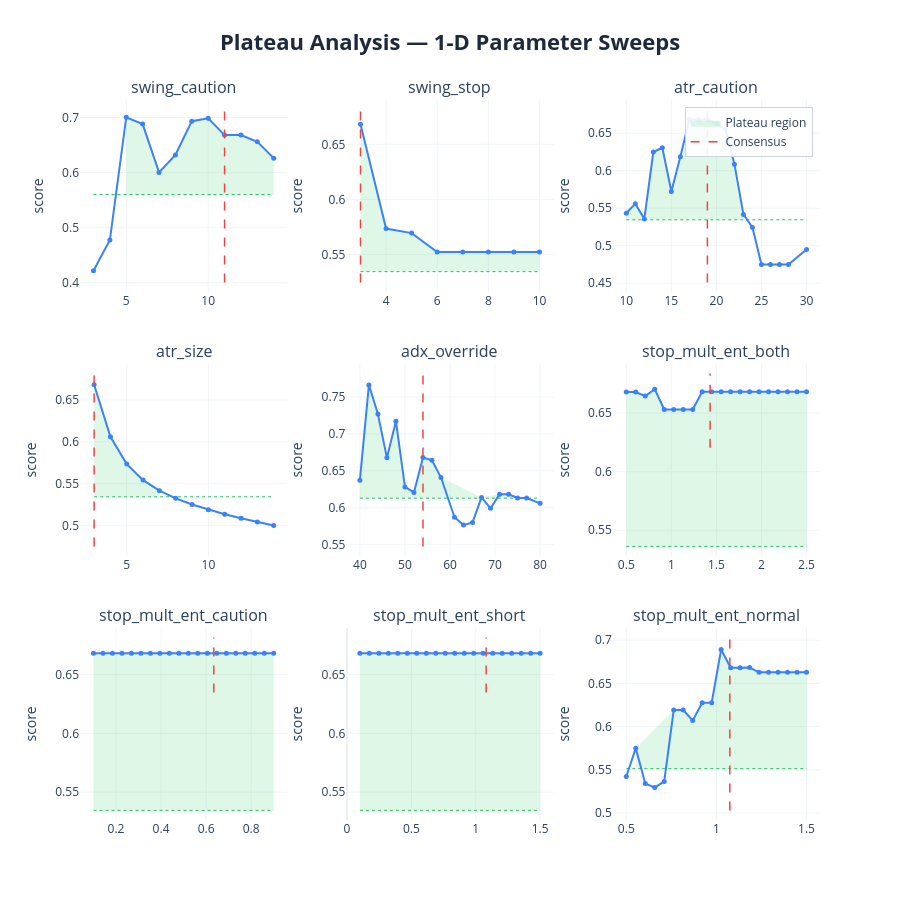

Notebook source saved alongside this figure:
### Markdown cell above
### 1-D sweep charts:
| Element | Meaning | Good | Bad |
|---------|---------|------|-----|
| **Blue curve** | Composite score at each value of the parameter, with all others held at consensus | Flat-topped curve — performance is insensitive to the exact value | Narrow spike — optimizer latched onto one specific value, everything nearby is worse |
| **Red dashed line** | Where the consensus value sits | On the flat top of the curve | On a steep slope or at the edge of a cliff |
| **Green dashed line** | Cutoff at 80% of peak score — the boundary between plateau and non-plateau | Blue curve stays above this line across most of the range | Blue curve dips below it quickly either side of the peak |
| **Green shading** | Plateau region — all values where the score stays within 20% of the peak | Wide green band spanning most of the range (robust) | Thin sliver or no shading at all (fragile/overfit) |

 If concensus on steep slope: parameter **REGIME SENSITIVE** - do not fix, backtests are disagreeing, want to fix parameters on flat top.

### Code cell
# ── visual sweep curves ───────────────────────────────────────────────────
plot_plateau_analysis(
    sweep_results    = sweep_results,
    consensus_params = results['consensus_params'],
    param_defs       = PARAM_DEFS,
    fixed_params     = FIXED_PARAMS,
    threshold        = 0.20,
    show             = False,
    save_html        = None,
)

### Figure 1 — Plotly figure (JSON) as saved in the notebook; plotly's stock layout.template omitted (floating-point values rounded to 4 significant figures)
{"data": [{"fill": "toself", "fillcolor": "rgba(34, 197, 94, 0.15)", "hoverinfo": "skip", "line": {"color": "rgba(0,0,0,0)"}, "name": "Plateau region", "showlegend": true, "type": "scatter", "x": [5, 6, 7, 8, 9, 10, 11, 12, 13, 14, 14, 13, 12, 11, 10, 9, 8, 7, 6, 5], "xaxis": "x", "y": [0.7004, 0.6881, 0.6004, 0.6319, 0.6934, 0.6986, 0.6681, 0.6681, 0.6558, 0.6262, 0.5603, 0.5603, 0.5603, 0.5603, 0.5603, 0.5603, 0.5603, 0.5603, 0.5603, 0.5603], "yaxis": "y"}, {"hoverinfo": "skip", "line": {"color": "#22c55e", "dash": "dot", "width": 1}, "mode": "lines", "showlegend": false, "type": "scatter", "x": [3, 14], "xaxis": "x", "y": [0.5603, 0.5603], "yaxis": "y"}, {"hovertemplate": "<b>swing_caution</b><br>Value: %{x:.4g}<br>Score: %{y:.4f}<br><extra></extra>", "line": {"color": "#3b82f6", "width": 2}, "marker": {"size": 5}, "mode": "lines+markers", "name": "swing_caution", "showlegend": false, "type": "scatter", "x": [3, 4, 5, 6, 7, 8, 9, 10, 11, 12, 13, 14], "xaxis": "x", "y": [0.4218, 0.4777, 0.7004, 0.6881, 0.6004, 0.6319, 0.6934, 0.6986, 0.6681, 0.6681, 0.6558, 0.6262], "yaxis": "y"}, {"hoverinfo": "skip", "line": {"color": "#ef4444", "dash": "dash", "width": 1.5}, "mode": "lines", "name": "Consensus", "showlegend": true, "type": "scatter", "x": [11, 11], "xaxis": "x", "y": [0.4007, 0.7144], "yaxis": "y"}, {"fill": "toself", "fillcolor": "rgba(34, 197, 94, 0.15)", "hoverinfo": "skip", "line": {"color": "rgba(0,0,0,0)"}, "name": "Plateau region", "showlegend": false, "type": "scatter", "x": [3, 4, 5, 6, 7, 8, 9, 10, 10, 9, 8, 7, 6, 5, 4, 3], "xaxis": "x2", "y": [0.6681, 0.5736, 0.5695, 0.5523, 0.5523, 0.5523, 0.5523, 0.5523, 0.5345, 0.5345, 0.5345, 0.5345, 0.5345, 0.5345, 0.5345, 0.5345], "yaxis": "y2"}, {"hoverinfo": "skip", "line": {"color": "#22c55e", "dash": "dot", "width": 1}, "mode": "lines", "showlegend": false, "type": "scatter", "x": [3, 10], "xaxis": "x2", "y": [0.5345, 0.5345], "yaxis": "y2"}, {"hovertemplate": "<b>swing_stop</b><br>Value: %{x:.4g}<br>Score: %{y:.4f}<br><extra></extra>", "line": {"color": "#3b82f6", "width": 2}, "marker": {"size": 5}, "mode": "lines+markers", "name": "swing_stop", "showlegend": false, "type": "scatter", "x": [3, 4, 5, 6, 7, 8, 9, 10], "xaxis": "x2", "y": [0.6681, 0.5736, 0.5695, 0.5523, 0.5523, 0.5523, 0.5523, 0.5523], "yaxis": "y2"}, {"hoverinfo": "skip", "line": {"color": "#ef4444", "dash": "dash", "width": 1.5}, "mode": "lines", "name": "Consensus", "showlegend": false, "type": "scatter", "x": [3, 3], "xaxis": "x2", "y": [0.5247, 0.6815], "yaxis": "y2"}, {"fill": "toself", "fillcolor": "rgba(34, 197, 94, 0.15)", "hoverinfo": "skip", "line": {"color": "rgba(0,0,0,0)"}, "name": "Plateau region", "showlegend": false, "type": "scatter", "x": [10, 11, 12, 13, 14, 15, 16, 17, 18, 19, 20, 21, 22, 23, 23, 22, 21, 20, 19, 18, 17, 16, 15, 14, 13, 12, 11, 10], "xaxis": "x3", "y": [0.5433, 0.5561, 0.5356, 0.6249, 0.6306, 0.5723, 0.6186, 0.6681, 0.6681, 0.6681, 0.6627, 0.6555, 0.6087, 0.5417, 0.5345, 0.5345, 0.5345, 0.5345, 0.5345, 0.5345, 0.5345, 0.5345, 0.5345, 0.5345, 0.5345, 0.5345, 0.5345, 0.5345], "yaxis": "y3"}, {"hoverinfo": "skip", "line": {"color": "#22c55e", "dash": "dot", "width": 1}, "mode": "lines", "showlegend": false, "type": "scatter", "x": [10, 30], "xaxis": "x3", "y": [0.5345, 0.5345], "yaxis": "y3"}, {"hovertemplate": "<b>atr_caution</b><br>Value: %{x:.4g}<br>Score: %{y:.4f}<br><extra></extra>", "line": {"color": "#3b82f6", "width": 2}, "marker": {"size": 5}, "mode": "lines+markers", "name": "atr_caution", "showlegend": false, "type": "scatter", "x": [10, 11, 12, 13, 14, 15, 16, 17, 18, 19, 20, 21, 22, 23, 24, 25, 26, 27, 28, 30], "xaxis": "x3", "y": [0.5433, 0.5561, 0.5356, 0.6249, 0.6306, 0.5723, 0.6186, 0.6681, 0.6681, 0.6681, 0.6627, 0.6555, 0.6087, 0.5417, 0.5242, 0.4748, 0.4748, 0.4748, 0.4748, 0.4948], "yaxis": "y3"}, {"hoverinfo": "skip", "line": {"color": "#ef4444", "dash": "dash", "width": 1.5}, "mode": "lines", "name": "Consensus", "showlegend": false, "type": "scatter", "x": [19, 19], "xaxis": "x3", "y": [0.451, 0.6815], "yaxis": "y3"}, {"fill": "toself", "fillcolor": "rgba(34, 197, 94, 0.15)", "hoverinfo": "skip", "line": {"color": "rgba(0,0,0,0)"}, "name": "Plateau region", "showlegend": false, "type": "scatter", "x": [3, 4, 5, 6, 7, 7, 6, 5, 4, 3], "xaxis": "x4", "y": [0.6681, 0.6061, 0.5735, 0.5544, 0.5418, 0.5345, 0.5345, 0.5345, 0.5345, 0.5345], "yaxis": "y4"}, {"hoverinfo": "skip", "line": {"color": "#22c55e", "dash": "dot", "width": 1}, "mode": "lines", "showlegend": false, "type": "scatter", "x": [3, 14], "xaxis": "x4", "y": [0.5345, 0.5345], "yaxis": "y4"}, {"hovertemplate": "<b>atr_size</b><br>Value: %{x:.4g}<br>Score: %{y:.4f}<br><extra></extra>", "line": {"color": "#3b82f6", "width": 2}, "marker": {"size": 5}, "mode": "lines+markers", "name": "atr_size", "showlegend": false, "type": "scatter", "x": [3, 4, 5, 6, 7, 8, 9, 10, 11, 12, 13, 14], "xaxis": "x4", "y": [0.6681, 0.6061, 0.5735, 0.5544, 0.5418, 0.5326, 0.5253, 0.5192, 0.5138, 0.5089, 0.5044, 0.5003], "yaxis": "y4"}, {"hoverinfo": "skip", "line": {"color": "#ef4444", "dash": "dash", "width": 1.5}, "mode": "lines", "name": "Consensus", "showlegend": false, "type": "scatter", "x": [3, 3], "xaxis": "x4", "y": [0.4753, 0.6815], "yaxis": "y4"}, {"fill": "toself", "fillcolor": "rgba(34, 197, 94, 0.15)", "hoverinfo": "skip", "line": {"color": "rgba(0,0,0,0)"}, "name": "Plateau region", "showlegend": false, "type": "scatter", "x": [40, 42, 44, 46, 48, 50, 52, 54, 56, 58, 67, 71, 73, 75, 77, 77, 75, 73, 71, 67, 58, 56, 54, 52, 50, 48, 46, 44, 42, 40], "xaxis": "x5", "y": [0.6374, 0.7664, 0.7269, 0.6676, 0.7173, 0.6282, 0.6209, 0.6681, 0.6643, 0.641, 0.614, 0.6184, 0.6184, 0.6133, 0.6133, 0.6131, 0.6131, 0.6131, 0.6131, 0.6131, 0.6131, 0.6131, 0.6131, 0.6131, 0.6131, 0.6131, 0.6131, 0.6131, 0.6131, 0.6131], "yaxis": "y5"}, {"hoverinfo": "skip", "line": {"color": "#22c55e", "dash": "dot", "width": 1}, "mode": "lines", "showlegend": false, "type": "scatter", "x": [40, 80], "xaxis": "x5", "y": [0.6131, 0.6131], "yaxis": "y5"}, {"hovertemplate": "<b>adx_override</b><br>Value: %{x:.4g}<br>Score: %{y:.4f}<br><extra></extra>", "line": {"color": "#3b82f6", "width": 2}, "marker": {"size": 5}, "mode": "lines+markers", "name": "adx_override", "showlegend": false, "type": "scatter", "x": [40, 42, 44, 46, 48, 50, 52, 54, 56, 58, 61, 63, 65, 67, 69, 71, 73, 75, 77, 80], "xaxis": "x5", "y": [0.6374, 0.7664, 0.7269, 0.6676, 0.7173, 0.6282, 0.6209, 0.6681, 0.6643, 0.641, 0.5873, 0.5766, 0.5802, 0.614, 0.5993, 0.6184, 0.6184, 0.6133, 0.6133, 0.606], "yaxis": "y5"}, {"hoverinfo": "skip", "line": {"color": "#ef4444", "dash": "dash", "width": 1.5}, "mode": "lines", "name": "Consensus", "showlegend": false, "type": "scatter", "x": [54, 54], "xaxis": "x5", "y": [0.5477, 0.7817], "yaxis": "y5"}, {"fill": "toself", "fillcolor": "rgba(34, 197, 94, 0.15)", "hoverinfo": "skip", "line": {"color": "rgba(0,0,0,0)"}, "name": "Plateau region", "showlegend": false, "type": "scatter", "x": [0.5, 0.6053, 0.7105, 0.8158, 0.9211, 1.026, 1.132, 1.237, 1.342, 1.447, 1.553, 1.658, 1.763, 1.868, 1.974, 2.079, 2.184, 2.289, 2.395, 2.5, 2.5, 2.395, 2.289, 2.184, 2.079, 1.974, 1.868, 1.763, 1.658, 1.553, 1.447, 1.342, 1.237, 1.132, 1.026, 0.9211, 0.8158, 0.7105, 0.6053, 0.5], "xaxis": "x6", "y": [0.6679, 0.6679, 0.6645, 0.6703, 0.6531, 0.6531, 0.6531, 0.6531, 0.6681, 0.6681, 0.6681, 0.6681, 0.6681, 0.6681, 0.6681, 0.6681, 0.6681, 0.6681, 0.6681, 0.6681, 0.5362, 0.5362, 0.5362, 0.5362, 0.5362, 0.5362, 0.5362, 0.5362, 0.5362, 0.5362, 0.5362, 0.5362, 0.5362, 0.5362, 0.5362, 0.5362, 0.5362, 0.5362, 0.5362, 0.5362], "yaxis": "y6"}, {"hoverinfo": "skip", "line": {"color": "#22c55e", "dash": "dot", "width": 1}, "mode": "lines", "showlegend": false, "type": "scatter", "x": [0.5, 2.5], "xaxis": "x6", "y": [0.5362, 0.5362], "yaxis": "y6"}, {"hovertemplate": "<b>stop_mult_ent_both</b><br>Value: %{x:.4g}<br>Score: %{y:.4f}<br><extra></extra>", "line": {"color": "#3b82f6", "width": 2}, "marker": {"size": 5}, "mode": "lines+markers", "name": "stop_mult_ent_both", "showlegend": false, "type": "scatter", "x": [0.5, 0.6053, 0.7105, 0.8158, 0.9211, 1.026, 1.132, 1.237, 1.342, 1.447, 1.553, 1.658, 1.763, 1.868, 1.974, 2.079, 2.184, 2.289, 2.395, 2.5], "xaxis": "x6", "y": [0.6679, 0.6679, 0.6645, 0.6703, 0.6531, 0.6531, 0.6531, 0.6531, 0.6681, 0.6681, 0.6681, 0.6681, 0.6681, 0.6681, 0.6681, 0.6681, 0.6681, 0.6681, 0.6681, 0.6681], "yaxis": "y6"}, {"hoverinfo": "skip", "line": {"color": "#ef4444", "dash": "dash", "width": 1.5}, "mode": "lines", "name": "Consensus", "showlegend": false, "type": "scatter", "x": [1.43, 1.43], "xaxis": "x6", "y": [0.6204, 0.6837], "yaxis": "y6"}, {"fill": "toself", "fillcolor": "rgba(34, 197, 94, 0.15)", "hoverinfo": "skip", "line": {"color": "rgba(0,0,0,0)"}, "name": "Plateau region", "showlegend": false, "type": "scatter", "x": [0.1, 0.1421, 0.1842, 0.2263, 0.2684, 0.3105, 0.3526, 0.3947, 0.4368, 0.4789, 0.5211, 0.5632, 0.6053, 0.6474, 0.6895, 0.7316, 0.7737, 0.8158, 0.8579, 0.9, 0.9, 0.8579, 0.8158, 0.7737, 0.7316, 0.6895, 0.6474, 0.6053, 0.5632, 0.5211, 0.4789, 0.4368, 0.3947, 0.3526, 0.3105, 0.2684, 0.2263, 0.1842, 0.1421, 0.1], "xaxis": "x7", "y": [0.6681, 0.6681, 0.6681, 0.6681, 0.6681, 0.6681, 0.6681, 0.6681, 0.6681, 0.6681, 0.6681, 0.6681, 0.6681, 0.6681, 0.6681, 0.6681, 0.6681, 0.6681, 0.6681, 0.6681, 0.5345, 0.5345, 0.5345, 0.5345, 0.5345, 0.5345, 0.5345, 0.5345, 0.5345, 0.5345, 0.5345, 0.5345, 0.5345, 0.5345, 0.5345, 0.5345, 0.5345, 0.5345, 0.5345, 0.5345], "yaxis": "y7"}, {"hoverinfo": "skip", "line": {"color": "#22c55e", "dash": "dot", "width": 1}, "mode": "lines", "showlegend": false, "type": "scatter", "x": [0.1, 0.9], "xaxis": "x7", "y": [0.5345, 0.5345], "yaxis": "y7"}, {"hovertemplate": "<b>stop_mult_ent_caution</b><br>Value: %{x:.4g}<br>Score: %{y:.4f}<br><extra></extra>", "line": {"color": "#3b82f6", "width": 2}, "marker": {"size": 5}, "mode": "lines+markers", "name": "stop_mult_ent_caution", "showlegend": false, "type": "scatter", "x": [0.1, 0.1421, 0.1842, 0.2263, 0.2684, 0.3105, 0.3526, 0.3947, 0.4368, 0.4789, 0.5211, 0.5632, 0.6053, 0.6474, 0.6895, 0.7316, 0.7737, 0.8158, 0.8579, 0.9], "xaxis": "x7", "y": [0.6681, 0.6681, 0.6681, 0.6681, 0.6681, 0.6681, 0.6681, 0.6681, 0.6681, 0.6681, 0.6681, 0.6681, 0.6681, 0.6681, 0.6681, 0.6681, 0.6681, 0.6681, 0.6681, 0.6681], "yaxis": "y7"}, {"hoverinfo": "skip", "line": {"color": "#ef4444", "dash": "dash", "width": 1.5}, "mode": "lines", "name": "Consensus", "showlegend": false, "type": "scatter", "x": [0.634, 0.634], "xaxis": "x7", "y": [0.6347, 0.6815], "yaxis": "y7"}, {"fill": "toself", "fillcolor": "rgba(34, 197, 94, 0.15)", "hoverinfo": "skip", "line": {"color": "rgba(0,0,0,0)"}, "name": "Plateau region", "showlegend": false, "type": "scatter", "x": [0.1, 0.1737, 0.2474, 0.3211, 0.3947, 0.4684, 0.5421, 0.6158, 0.6895, 0.7632, 0.8368, 0.9105, 0.9842, 1.058, 1.132, 1.205, 1.279, 1.353, 1.426, 1.5, 1.5, 1.426, 1.353, 1.279, 1.205, 1.132, 1.058, 0.9842, 0.9105, 0.8368, 0.7632, 0.6895, 0.6158, 0.5421, 0.4684, 0.3947, 0.3211, 0.2474, 0.1737, 0.1], "xaxis": "x8", "y": [0.6681, 0.6681, 0.6681, 0.6681, 0.6681, 0.6681, 0.6681, 0.6681, 0.6681, 0.6681, 0.6681, 0.6681, 0.6681, 0.6681, 0.6681, 0.6681, 0.6681, 0.6681, 0.6681, 0.6681, 0.5345, 0.5345, 0.5345, 0.5345, 0.5345, 0.5345, 0.5345, 0.5345, 0.5345, 0.5345, 0.5345, 0.5345, 0.5345, 0.5345, 0.5345, 0.5345, 0.5345, 0.5345, 0.5345, 0.5345], "yaxis": "y8"}, {"hoverinfo": "skip", "line": {"color": "#22c55e", "dash": "dot", "width": 1}, "mode": "lines", "showlegend": false, "type": "scatter", "x": [0.1, 1.5], "xaxis": "x8", "y": [0.5345, 0.5345], "yaxis": "y8"}, {"hovertemplate": "<b>stop_mult_ent_short</b><br>Value: %{x:.4g}<br>Score: %{y:.4f}<br><extra></extra>", "line": {"color": "#3b82f6", "width": 2}, "marker": {"size": 5}, "mode": "lines+markers", "name": "stop_mult_ent_short", "showlegend": false, "type": "scatter", "x": [0.1, 0.1737, 0.2474, 0.3211, 0.3947, 0.4684, 0.5421, 0.6158, 0.6895, 0.7632, 0.8368, 0.9105, 0.9842, 1.058, 1.132, 1.205, 1.279, 1.353, 1.426, 1.5], "xaxis": "x8", "y": [0.6681, 0.6681, 0.6681, 0.6681, 0.6681, 0.6681, 0.6681, 0.6681, 0.6681, 0.6681, 0.6681, 0.6681, 0.6681, 0.6681, 0.6681, 0.6681, 0.6681, 0.6681, 0.6681, 0.6681], "yaxis": "y8"}, {"hoverinfo": "skip", "line": {"color": "#ef4444", "dash": "dash", "width": 1.5}, "mode": "lines", "name": "Consensus", "showlegend": false, "type": "scatter", "x": [1.081, 1.081], "xaxis": "x8", "y": [0.6347, 0.6815], "yaxis": "y8"}, {"fill": "toself", "fillcolor": "rgba(34, 197, 94, 0.15)", "hoverinfo": "skip", "line": {"color": "rgba(0,0,0,0)"}, "name": "Plateau region", "showlegend": false, "type": "scatter", "x": [0.5526, 0.7632, 0.8158, 0.8684, 0.9211, 0.9737, 1.026, 1.079, 1.132, 1.184, 1.237, 1.289, 1.342, 1.395, 1.447, 1.5, 1.5, 1.447, 1.395, 1.342, 1.289, 1.237, 1.184, 1.132, 1.079, 1.026, 0.9737, 0.9211, 0.8684, 0.8158, 0.7632, 0.5526], "xaxis": "x9", "y": [0.575, 0.6191, 0.6191, 0.6071, 0.6275, 0.6275, 0.6892, 0.6681, 0.6681, 0.6683, 0.6627, 0.6627, 0.6627, 0.6627, 0.6627, 0.6627, 0.5513, 0.5513, 0.5513, 0.5513, 0.5513, 0.5513, 0.5513, 0.5513, 0.5513, 0.5513, 0.5513, 0.5513, 0.5513, 0.5513, 0.5513, 0.5513], "yaxis": "y9"}, {"hoverinfo": "skip", "line": {"color": "#22c55e", "dash": "dot", "width": 1}, "mode": "lines", "showlegend": false, "type": "scatter", "x": [0.5, 1.5], "xaxis": "x9", "y": [0.5513, 0.5513], "yaxis": "y9"}, {"hovertemplate": "<b>stop_mult_ent_normal</b><br>Value: %{x:.4g}<br>Score: %{y:.4f}<br><extra></extra>", "line": {"color": "#3b82f6", "width": 2}, "marker": {"size": 5}, "mode": "lines+markers", "name": "stop_mult_ent_normal", "showlegend": false, "type": "scatter", "x": [0.5, 0.5526, 0.6053, 0.6579, 0.7105, 0.7632, 0.8158, 0.8684, 0.9211, 0.9737, 1.026, 1.079, 1.132, 1.184, 1.237, 1.289, 1.342, 1.395, 1.447, 1.5], "xaxis": "x9", "y": [0.5422, 0.575, 0.534, 0.5295, 0.5365, 0.6191, 0.6191, 0.6071, 0.6275, 0.6275, 0.6892, 0.6681, 0.6681, 0.6683, 0.6627, 0.6627, 0.6627, 0.6627, 0.6627, 0.6627], "yaxis": "y9"}, {"hoverinfo": "skip", "line": {"color": "#ef4444", "dash": "dash", "width": 1.5}, "mode": "lines", "name": "Consensus", "showlegend": false, "type": "scatter", "x": [1.074, 1.074], "xaxis": "x9", "y": [0.503, 0.7029], "yaxis": "y9"}], "layout": {"annotations": [{"font": {"size": 16}, "showarrow": false, "text": "swing_caution", "x": 0.14, "xanchor": "center", "xref": "paper", "y": 1, "yanchor": "bottom", "yref": "paper"}, {"font": {"size": 16}, "showarrow": false, "text": "swing_stop", "x": 0.5, "xanchor": "center", "xref": "paper", "y": 1, "yanchor": "bottom", "yref": "paper"}, {"font": {"size": 16}, "showarrow": false, "text": "atr_caution", "x": 0.86, "xanchor": "center", "xref": "paper", "y": 1, "yanchor": "bottom", "yref": "paper"}, {"font": {"size": 16}, "showarrow": false, "text": "atr_size", "x": 0.14, "xanchor": "center", "xref": "paper", "y": 0.6333, "yanchor": "bottom", "yref": "paper"}, {"font": {"size": 16}, "showarrow": false, "text": "adx_override", "x": 0.5, "xanchor": "center", "xref": "paper", "y": 0.6333, "yanchor": "bottom", "yref": "paper"}, {"font": {"size": 16}, "showarrow": false, "text": "stop_mult_ent_both", "x": 0.86, "xanchor": "center", "xref": "paper", "y": 0.6333, "yanchor": "bottom", "yref": "paper"}, {"font": {"size": 16}, "showarrow": false, "text": "stop_mult_ent_caution", "x": 0.14, "xanchor": "center", "xref": "paper", "y": 0.2667, "yanchor": "bottom", "yref": "paper"}, {"font": {"size": 16}, "showarrow": false, "text": "stop_mult_ent_short", "x": 0.5, "xanchor": "center", "xref": "paper", "y": 0.2667, "yanchor": "bottom", "yref": "paper"}, {"font": {"size": 16}, "showarrow": false, "text": "stop_mult_ent_normal", "x": 0.86, "xanchor": "center", "xref": "paper", "y": 0.2667, "yanchor": "bottom", "yref": "paper"}], "height": 900, "legend": {"bgcolor": "rgba(255, 255, 255, 0.9)", "bordercolor": "#cbd5e1", "borderwidth": 1, "x": 0.99, "xanchor": "right", "y": 0.99, "yanchor": "top"}, "title": {"font": {"color": "#1E293B", "size": 22}, "text": "<b>Plateau Analysis — 1-D Parameter Sweeps</b>", "x": 0.5, "xanchor": "center"}, "xaxis": {"anchor": "y", "domain": [0, 0.28], "gridcolor": "#f1f5f9", "gridwidth": 1, "showgrid": true}, "xaxis2": {"anchor": "y2", "domain": [0.36, 0.64], "gridcolor": "#f1f5f9", "gridwidth": 1, "showgrid": true}, "xaxis3": {"anchor": "y3", "domain": [0.72, 1], "gridcolor": "#f1f5f9", "gridwidth": 1, "showgrid": true}, "xaxis4": {"anchor": "y4", "domain": [0, 0.28], "gridcolor": "#f1f5f9", "gridwidth": 1, "showgrid": true}, "xaxis5": {"anchor": "y5", "domain": [0.36, 0.64], "gridcolor": "#f1f5f9", "gridwidth": 1, "showgrid": true}, "xaxis6": {"anchor": "y6", "domain": [0.72, 1], "gridcolor": "#f1f5f9", "gridwidth": 1, "showgrid": true}, "xaxis7": {"anchor": "y7", "domain": [0, 0.28], "gridcolor": "#f1f5f9", "gridwidth": 1, "showgrid": true}, "xaxis8": {"anchor": "y8", "domain": [0.36, 0.64], "gridcolor": "#f1f5f9", "gridwidth": 1, "showgrid": true}, "xaxis9": {"anchor": "y9", "domain": [0.72, 1], "gridcolor": "#f1f5f9", "gridwidth": 1, "showgrid": true}, "yaxis": {"anchor": "x", "domain": [0.7333, 1], "gridcolor": "#f1f5f9", "gridwidth": 1, "showgrid": true, "title": {"text": "score"}}, "yaxis2": {"anchor": "x2", "domain": [0.7333, 1], "gridcolor": "#f1f5f9", "gridwidth": 1, "showgrid": true, "title": {"text": "score"}}, "yaxis3": {"anchor": "x3", "domain": [0.7333, 1], "gridcolor": "#f1f5f9", "gridwidth": 1, "showgrid": true, "title": {"text": "score"}}, "yaxis4": {"anchor": "x4", "domain": [0.3667, 0.6333], "gridcolor": "#f1f5f9", "gridwidth": 1, "showgrid": true, "title": {"text": "score"}}, "yaxis5": {"anchor": "x5", "domain": [0.3667, 0.6333], "gridcolor": "#f1f5f9", "gridwidth": 1, "showgrid": true, "title": {"text": "score"}}, "yaxis6": {"anchor": "x6", "domain": [0.3667, 0.6333], "gridcolor": "#f1f5f9", "gridwidth": 1, "showgrid": true, "title": {"text": "score"}}, "yaxis7": {"anchor": "x7", "domain": [0, 0.2667], "gridcolor": "#f1f5f9", "gridwidth": 1, "showgrid": true, "title": {"text": "score"}}, "yaxis8": {"anchor": "x8", "domain": [0, 0.2667], "gridcolor": "#f1f5f9", "gridwidth": 1, "showgrid": true, "title": {"text": "score"}}, "yaxis9": {"anchor": "x9", "domain": [0, 0.2667], "gridcolor": "#f1f5f9", "gridwidth": 1, "showgrid": true, "title": {"text": "score"}}}}
